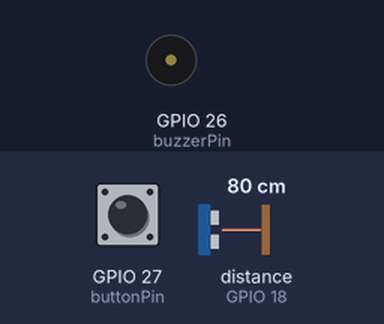
The sketch below on a simulated ESP32. Parts: buzzer (waves = sounding). Wiring (inferred from the names in the program): ultrasonic range finder: trigger GPIO 5; echo GPIO 18. The test bench sets the inputs (shaded band); at power-on: distance to the obstacle (sensor on GPIO 18) 80 cm, GPIO 27 (buttonPin) HIGH. The echo pulse lasts 58.3 µs per cm; WiFi joins after 1.5 s; servers stay silent unless stated; random numbers use the default seed unless the sketch sets one; what the sketch prints to the serial monitor is not drawn.

Above: at 3.0 s.
3.1 s: distance to the obstacle (sensor on GPIO 18) set to 12 cm
5.0 s: distance to the obstacle (sensor on GPIO 18) set to 9 cm
At 6.2 s:
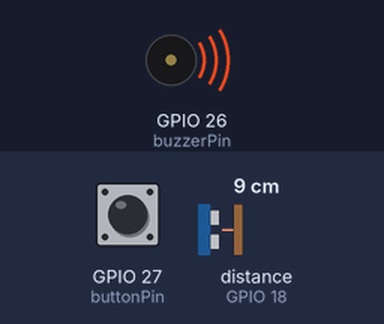
7.3 s: GPIO 27 (buttonPin) pulsed LOW 5 times (0.12 s each, 0.3 s apart)
At 8.8 s:
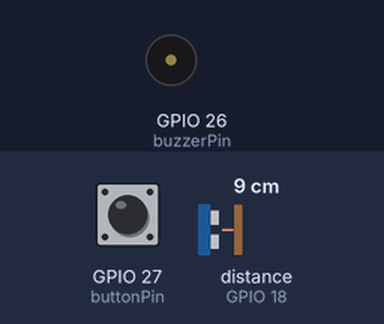
11.8 s: distance to the obstacle (sensor on GPIO 18) set to 2 cm
Timing chart, 0 to 15.5 s (numbered marks = the images above; inputs shaded):
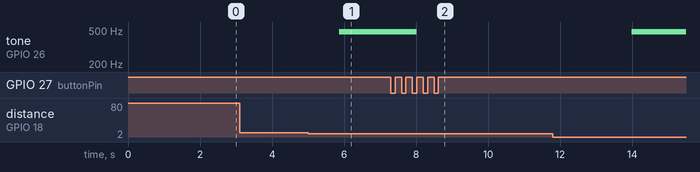

Measured:
- the behaviour switches between 11 and 10 cm on distance to the obstacle (sensor on GPIO 18) (found by bisection; images 0 and 1)
- after the input at 3.1 s, every drawn part: stays the same
- after the input at 5.0 s, tone on GPIO 26 (buzzerPin): silent → 478 Hz after 0.87 s
- after the input at 7.3 s, tone on GPIO 26 (buzzerPin): 478 Hz → silent after 0.73 s

The sketch:

senzor.ino
```cpp
#define BLYNK_TEMPLATE_ID "TMPL4O-LP3Ert"
#define BLYNK_TEMPLATE_NAME "senzortemplate"
#define BLYNK_AUTH_TOKEN "7ep5xyxeAkkYEl3xZxKXSMEWqRGn_4e6"

#include <WiFi.h>
#include <WiFiClient.h>
#include <BlynkSimpleEsp32.h>

// Wi-Fi credentials
char ssid[] = "P16_network";
char password[] = "manutd4ever";

// Blynk authentication token
char auth[] = "7ep5xyxeAkkYEl3xZxKXSMEWqRGn_4e6";

// HC-SR04 pin connections
const int trigPin = 5;
const int echoPin = 18;

const int buzzerPin = 26;
const int buttonPin = 27;

// Blynk virtual pin for the Gauge widget
const int distancePin = V1;

// Button variables
int buttonPressCount = 0;
bool buzzerActive = false;
int attempts = 0;
int passNumber = 5;

BLYNK_WRITE(V2)
{
  int num=param.asInt();


  if(num > 0) {
    passNumber = num;
    Blynk.logEvent("pass_change", String("Password has been changed, new password is push button ") + num + String(" times"));
  }
}

void setup() {
  Serial.begin(115200);

  // Connect to Wi-Fi
  WiFi.begin(ssid, password);
  while (WiFi.status() != WL_CONNECTED) {
    delay(500);
    Serial.print(".");
  }
  Serial.println("");
  Serial.println("Wi-Fi connected");

  // Initialize Blynk
  Blynk.begin(auth, ssid, password);

  pinMode(buzzerPin, OUTPUT);
  pinMode(buttonPin, INPUT_PULLUP);
}

void loop() {
  Blynk.run();
  measureDistance();
  handleButton();
  delay(1000);
}

void measureDistance() {
  long duration;
  int distance;

  // Send ultrasonic pulse
  pinMode(trigPin, OUTPUT);
  digitalWrite(trigPin, LOW);
  delayMicroseconds(2);
  digitalWrite(trigPin, HIGH);
  delayMicroseconds(10);
  digitalWrite(trigPin, LOW);

  // Read the echo response
  pinMode(echoPin, INPUT);
  duration = pulseIn(echoPin, HIGH);

  // Calculate distance in centimeters
  distance = duration * 0.034 / 2;

  // Update Blynk Gauge widget
  Blynk.virtualWrite(distancePin, distance);

  Serial.print("Distance: ");
  Serial.print(distance);
  Serial.println(" cm");

  if (distance < 10) {
    activateBuzzer(7000);


      Serial.print(attempts);
      if(attempts == 3){
        Blynk.logEvent("button_pushed", String("Password introduced incorrectly 3 times!"));
        attempts = 0;
      }

    delay(5000);
  }
}

void activateBuzzer(unsigned long duration) {
  unsigned long startTime = millis();  // Get the current time
  int pressCount = 0;
  static int tryPassword = 0;
  passNumber = random(3, 10);
  Blynk.logEvent("button_pushed", String("Buzzer activated, password is press button ") + passNumber + String(" times"));

  buzzerActive = true; // Set the buzzer as active
  attempts++;
  while (millis() - startTime < duration) {
    digitalWrite(buzzerPin, HIGH);  // Turn on the buzzer
    delayMicroseconds(1000);        // Delay for a short duration
    digitalWrite(buzzerPin, LOW);   // Turn off the buzzer
    delayMicroseconds(1000);        // Delay for the same duration

    bool isFiveTimes = handleButton();  // Check for button presses during buzzer activation
    if(isFiveTimes){
      Blynk.logEvent("button_pushed", String("Password introduced is correct"));
      attempts = 0;
     // Blynk.email("alexandru99d@yahoo.com", "Subject", "Password put corect");
      break;
    }
  }

  buzzerActive = false; // Set the buzzer as inactive
  buttonPressCount = 0; // Reset the button press count
}

bool handleButton() {
  static bool buttonState = HIGH;
  static bool lastButtonState = HIGH;
  static unsigned long lastDebounceTime = 0;
  const unsigned long debounceDelay = 50;


  // Read the current button state
  bool reading = digitalRead(buttonPin);

  // Check if the button state has changed
  if (reading != lastButtonState) {
    // Reset the debounce timer
    lastDebounceTime = millis();
  }

  // Check if the button state has been stable for the debounce delay
  if (millis() - lastDebounceTime >= debounceDelay) {
    // Update the button state only if it has changed
    if (reading != buttonState) {
      buttonState = reading;

      // If the button is pressed (LOW) and the buzzer is active, increase the press count
      if (buttonState == LOW && buzzerActive) {
        buttonPressCount++;
        Serial.println(buttonPressCount);


        // If the button has been pressed passNumber or more times, stop the buzzer
        if (buttonPressCount >= passNumber) {
          Serial.println("hereeeee");
          digitalWrite(buzzerPin, LOW);
          buzzerActive = false;
          buttonPressCount = 0;
          return true;
        }
      }
    }
  }

  // Update the last button state
  lastButtonState = reading;
  return false;
}
```
